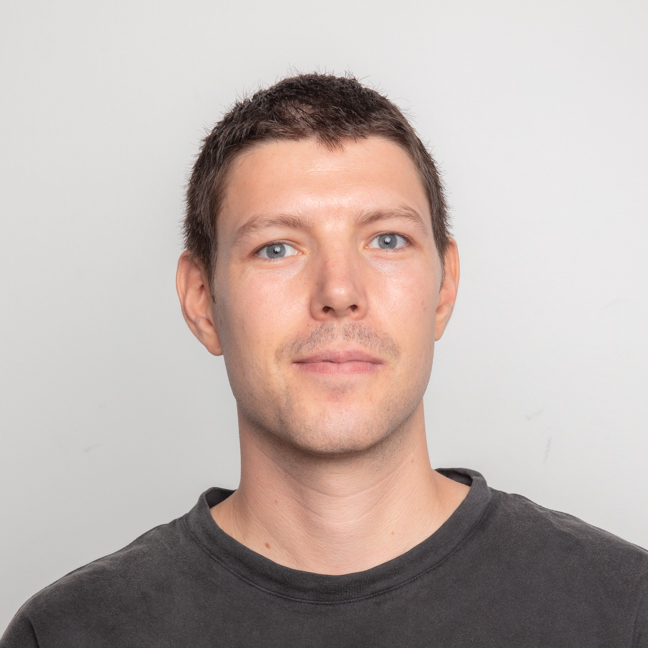
#> input picture data/photoGM.jpeg, 648 x 648 px
$ python make_images.py
#> lines starting #> are read from the running program, lines starting #| are printed output that depends on the picture; after the words box and inside, x2 and y2 are one past the last pixel; in counts of white or black regions, pixels touching at a corner belong together
"""Generate the link-preview card and favicons.

Run from the repo root:  uv run --with pillow python tools/make_images.py
Edit the text below when the headline or focus changes.
"""
import urllib.request
from pathlib import Path

from PIL import Image, ImageDraw, ImageFont

NAME = "Julian Fritsch"
LOCATION = "LAUSANNE, SWITZERLAND"
HEADLINE = ("Machine Learning Engineer | PhD", "Production AI & MLOps")
FOCUS = "ML engineering · forward-deployed engineering · AI in health"
URL = "jufrit.github.io"
SECTIONS = "Experience · Publications · CV"

ROOT = Path(__file__).resolve().parent.parent
FONT_DIR = Path(__file__).resolve().parent / ".fonts"
FONTS = {
    "sans": "https://github.com/google/fonts/raw/main/ofl/googlesansflex/GoogleSansFlex%5BGRAD,ROND,opsz,slnt,wdth,wght%5D.ttf",
    "mono": "https://github.com/google/fonts/raw/main/ofl/googlesanscode/GoogleSansCode%5Bwght%5D.ttf",
}
FG, MUTED, RULE, BG = (31, 31, 31), (95, 99, 104), (227, 227, 227), (255, 255, 255)
S = 2  # render at 2x, downscale for smooth edges


def font_path(kind):
    path = FONT_DIR / f"{kind}.ttf"
    if not path.exists():
        FONT_DIR.mkdir(exist_ok=True)
        urllib.request.urlretrieve(FONTS[kind], path)
    return path


def sans(size, weight=400):
    f = ImageFont.truetype(font_path("sans"), size)
    f.set_variation_by_axes([weight if a["name"] in (b"Weight", "Weight") else a["default"]
                             for a in f.get_variation_axes()])
    return f


def mono(size):
    f = ImageFont.truetype(font_path("mono"), size)
    f.set_variation_by_axes([400])
    return f


def card():
    W, H, PAD = 1200 * S, 627 * S, 80 * S
    img = Image.new("RGB", (W, H), BG)
#> img: PIL image 2400x1254 RGB; every value is 255
    d = ImageDraw.Draw(img)

    ps = 250 * S
    photo = Image.open(ROOT / "data/photoGM.jpeg").convert("RGB").resize((ps, ps), Image.LANCZOS)
    mask = Image.new("L", (ps, ps), 0)
#> mask: PIL image 500x500 L; every value is 0
    ImageDraw.Draw(mask).rounded_rectangle((0, 0, ps - 1, ps - 1), radius=32 * S, fill=255)
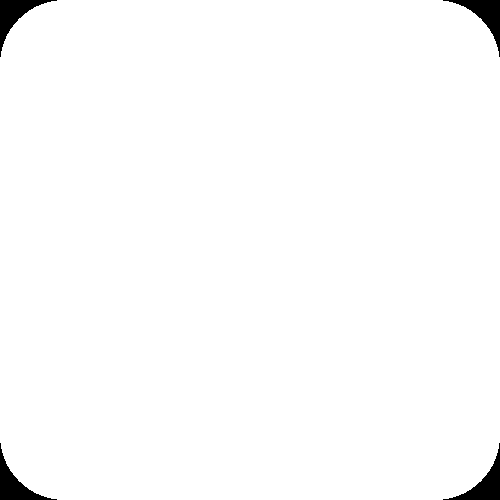
#> mask: PIL image 500x500 L; 98.6% white; 4 black regions, box (x1, y1, x2, y2) and area: (0, 0, 57, 57) 901, (443, 0, 500, 57) 901, (0, 443, 57, 500) 901, (443, 443, 500, 500) 901
    img.paste(photo, (W - PAD - ps, PAD), mask)
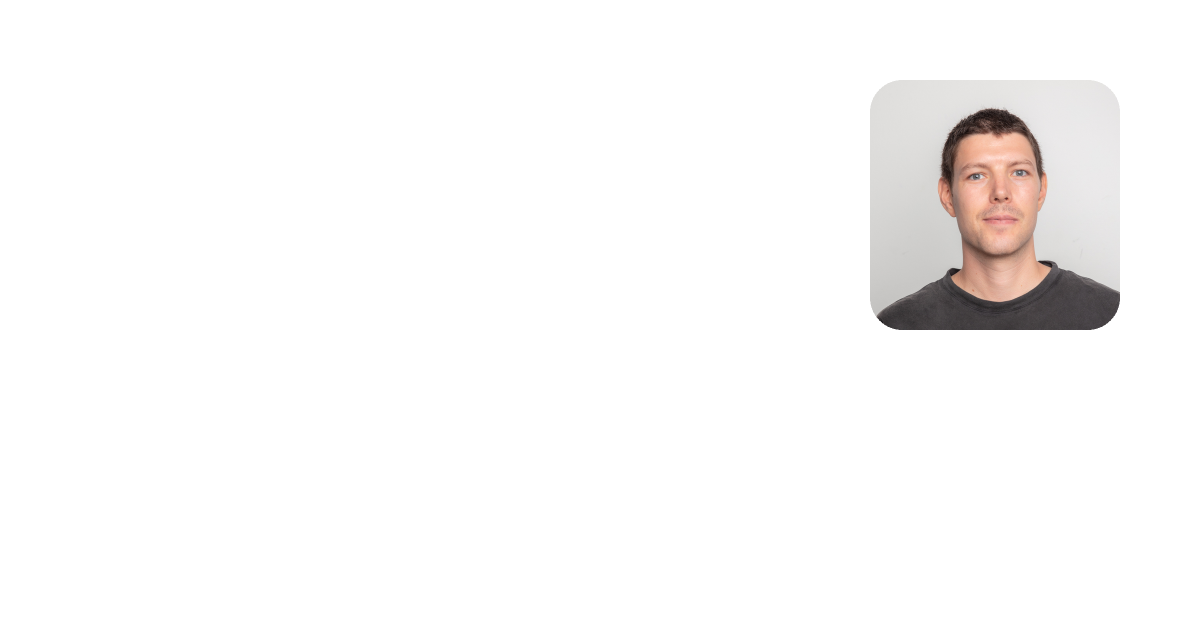
#> img: PIL image 2400x1254 RGB (shown at 1/2 size); mean R, G, B 249.7, 248.6, 248.2

    x, y = PAD, PAD
    d.text((x, y), LOCATION, font=mono(20 * S), fill=MUTED)
    y += 56 * S
    d.text((x, y), NAME, font=sans(72 * S, 500), fill=FG)
    y += 110 * S
    for line in HEADLINE:
        d.text((x, y), line, font=sans(36 * S), fill=FG)
        y += 50 * S
    y += 18 * S
    d.text((x, y), FOCUS, font=sans(24 * S), fill=MUTED)

    fy = H - PAD - 24 * S
    d.line((PAD, fy - 28 * S, W - PAD, fy - 28 * S), fill=RULE, width=2 * S)
    d.text((PAD, fy), URL, font=mono(22 * S), fill=FG)
    f = sans(22 * S)
    d.text((W - PAD - d.textlength(SECTIONS, font=f), fy), SECTIONS, font=f, fill=MUTED)

    img.resize((W // S, H // S), Image.LANCZOS).save(ROOT / "data/social-card.png", optimize=True)


def icon(size):
    big = size * 8
    img = Image.new("RGBA", (big, big), (0, 0, 0, 0))
    d = ImageDraw.Draw(img)
    d.rounded_rectangle((0, 0, big - 1, big - 1), radius=big // 5, fill=FG)
    d.text((big / 2, big / 2), "JF", font=sans(int(big * 0.5), 500), fill=BG, anchor="mm")
    return img.resize((size, size), Image.LANCZOS)


if __name__ == "__main__":
#> (the run stopped early here; a loop or call above may not have finished)
